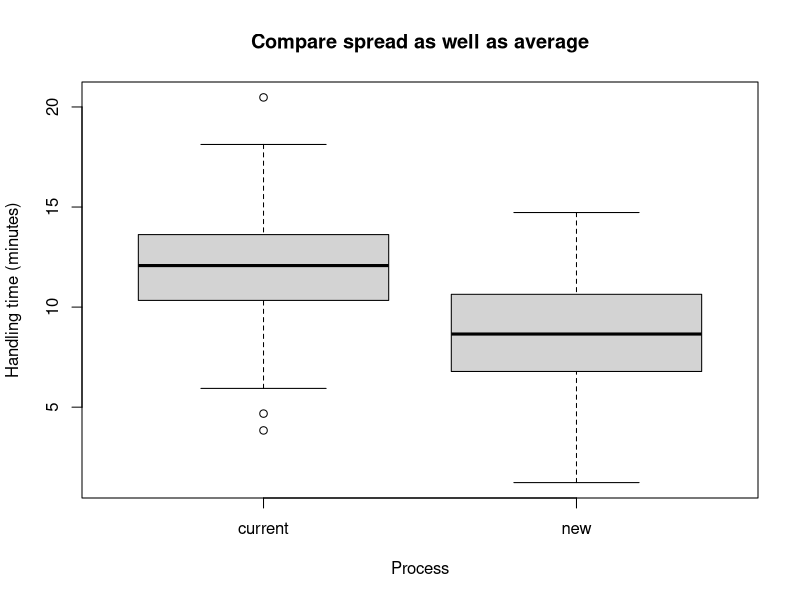
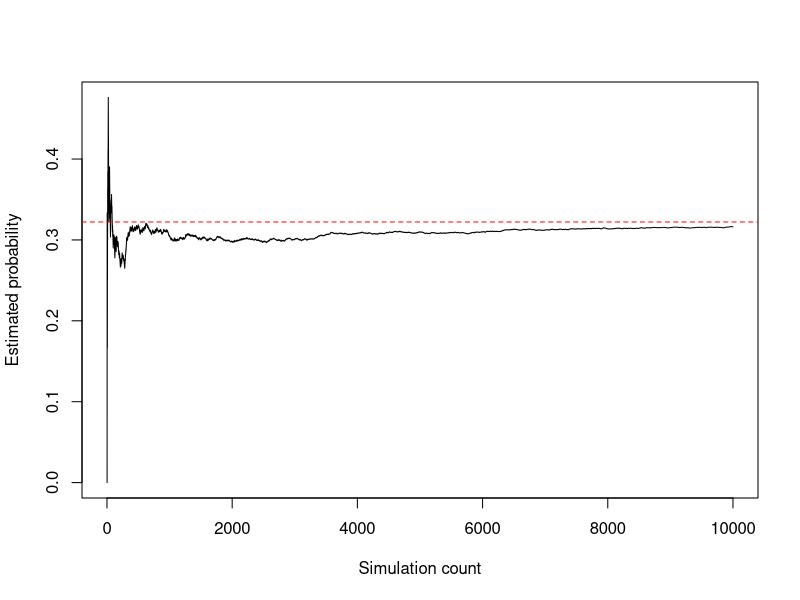
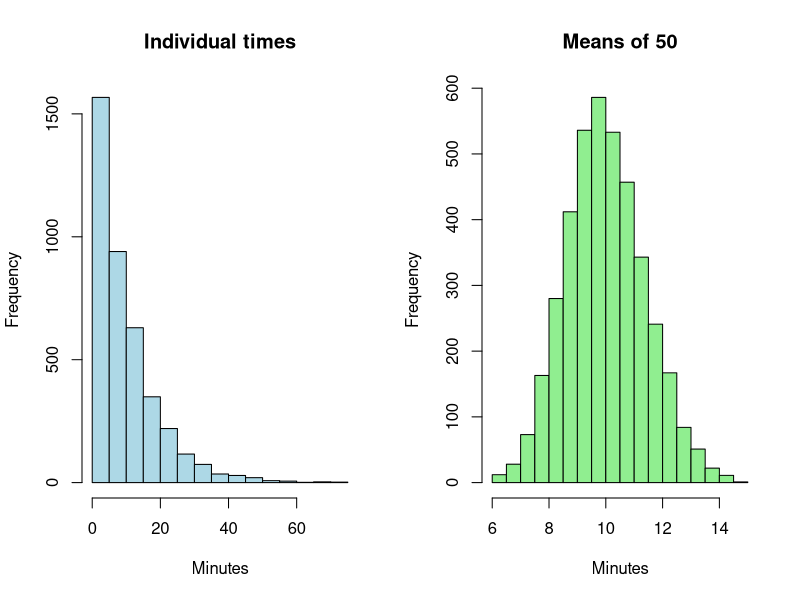

These figures' R source, in order:
## ---- chunk 1
packages <- c("rmarkdown", "knitr", "rpart", "class", "nnet", "e1071")
user_library <- file.path(path.expand("~"), "R", "library", paste(R.version$major, R.version$minor, sep = "."))
dir.create(user_library, recursive = TRUE, showWarnings = FALSE)
.libPaths(unique(c(user_library, .libPaths())))
options(repos = c(CRAN = "https://cloud.r-project.org"), timeout = 300)

missing <- packages[!vapply(packages, requireNamespace, logical(1), quietly = TRUE)]
if (length(missing)) install.packages(missing, lib = user_library)

have <- setNames(vapply(packages, requireNamespace, logical(1), quietly = TRUE), packages)
invisible(lapply(packages[have], library, character.only = TRUE))
print(data.frame(package = packages, installed = unname(have)))
## ---- chunk 2
options(width=100, digits=5)
# All fixtures are synthetic. These seeds reproduce the supplied teaching examples.
set.seed(2601)
support <- data.frame(ticket_id=1:240,
                      process=factor(rep(c("current","new"),each=120),levels=c("current","new")),
                      issue=factor(sample(c("billing","technical","account"),240,replace=TRUE)))
support$minutes <- pmax(1,rnorm(240,mean=ifelse(support$process=="new",9,12),sd=3))
support$satisfied <- factor(rbinom(240,1,ifelse(support$process=="new",.85,.75)),levels=0:1,labels=c("no","yes"))
set.seed(2602)
shops <- data.frame(shop_id=1:30,before=rnorm(30,500,60))
shops$after <- shops$before-rnorm(30,25,18)
set.seed(2603)
energy <- data.frame(shop_id=1:240,temp=runif(240,15,35))
energy$price <- .20+.004*(energy$temp-15)+rnorm(240,0,.01)
energy$demand <- 300+12*(energy$temp-25)-500*(energy$price-.24)+rnorm(240,0,15)
set.seed(2604)
subscribers <- data.frame(customer_id=1:900,complaints=rpois(900,.8),tenure=runif(900,1,36))
p <- plogis(-1+.9*subscribers$complaints-.05*subscribers$tenure)
subscribers$churn <- factor(rbinom(900,1,p),levels=0:1,labels=c("stay","leave"))
set.seed(2605)
sales <- data.frame(month=1:30,sales=100+3*(1:30)+rnorm(30,0,5))
print(data.frame(dataset=c("support","shops","energy","subscribers","sales"),
                 rows=c(nrow(support),nrow(shops),nrow(energy),nrow(subscribers),nrow(sales))))
## ---- chunk 3
aggregate(minutes ~ process, support, function(x)
  c(n=length(x), mean=mean(x), median=median(x), SD=sd(x)))
boxplot(minutes ~ process, data=support,
        ylab="Handling time (minutes)", xlab="Process",
        main="Compare spread as well as average")
## ---- chunk 4
service_counts <- table(process=support$process,satisfied=support$satisfied)
service_counts
round(prop.table(service_counts,margin=1),3)
round(prop.table(service_counts,margin=2),3)
## ---- chunk 5
csv_text <- "order_id,channel,revenue
1,web,80
2,store,120
3,web,
4,store,60"
imported <- read.csv(text=csv_text,na.strings="")
imported$channel <- factor(imported$channel)
str(imported)
subset(imported,is.na(revenue))
known_orders <- subset(imported,!is.na(revenue))
aggregate(revenue~channel,data=known_orders,FUN=mean)
## ---- chunk 6
service_counts <- table(process=support$process,satisfied=support$satisfied)
service_counts
round(prop.table(service_counts,margin=1),3)
round(prop.table(service_counts,margin=2),3)
## ---- chunk 7
data.frame(capacity=3:8,
           chance_exceeding=pbinom(3:8,size=50,prob=.10,lower.tail=FALSE))
data.frame(planning_probability=.95,
           cancellations_95th_percentile=qbinom(.95,size=50,prob=.10))
## ---- chunk 8
tab <- matrix(c(60,140,40,760),nrow=2,byrow=TRUE,
              dimnames=list(complaint=c("yes","no"),outcome=c("churn","stay")))
print(tab)
print("------------")
print(c(p_churn=sum(tab[,"churn"])/sum(tab),
        p_churn_given_complaint=tab["yes","churn"]/sum(tab["yes",]),
        p_complaint_given_churn=tab["yes","churn"]/sum(tab[,"churn"])))
print(prop.table(tab,margin=1))
## ---- chunk 9
prior <- .01; sensitivity <- .8; false_positive <- .05
true_alert <- prior*sensitivity
false_alert <- (1-prior)*false_positive
posterior <- true_alert/(true_alert+false_alert)
print(c(expected_true_alerts=10000*true_alert, expected_false_alerts=10000*false_alert, posterior=posterior))
print(c(review_value=120*posterior-8))
## ---- chunk 10
cost <- c(0,100,200); p <- c(.2,.5,.3)
mu <- sum(cost*p); variance <- sum((cost-mu)^2*p)
print(c(mean=mu, variance=variance, sd=sqrt(variance)))
print(c(var_scaled=4*variance, mean_shifted=2*mu+10))
x <- c(1,2,3,4); y <- c(2,5,5,8)
print(c(sample_cov=cov(x,y), correlation=cor(x,y)))
stopifnot(sum(p)==1, variance==4900)
## ---- chunk 11
print(c(exactly3=dbinom(3,size=10,prob=.2),
        more_than2=pbinom(2,10,.2,lower.tail=FALSE),
        poisson_over2=ppois(2,lambda=4,lower.tail=FALSE)))
print(c(normal_90_to110=pnorm(110,100,15)-pnorm(90,100,15),
        normal_95th=qnorm(.95,100,15)))
set.seed(101); print(rbinom(8,size=1,prob=.2))
## ---- chunk 12
set.seed(102)
B <- 10000
counts <- rbinom(B,10,.2)
hit <- counts>=3
estimate <- mean(hit)
mc_se <- sqrt(estimate*(1-estimate)/B)
print(c(simulated=estimate, exact=pbinom(2,10,.2,lower.tail=FALSE), MC_SE=mc_se))
running <- cumsum(hit)/seq_along(hit)
plot(running,type="l",xlab="Simulation count",ylab="Estimated probability")
abline(h=pbinom(2,10,.2,lower.tail=FALSE),col="red",lty=2)
## ---- chunk 13
set.seed(103)
means1 <- replicate(4000,mean(rexp(1,rate=.1)))
means50 <- replicate(4000,mean(rexp(50,rate=.1)))
print(rbind(n1=c(mean=mean(means1),sd=sd(means1),theory_SE=10),
            n50=c(mean=mean(means50),sd=sd(means50),theory_SE=10/sqrt(50))))
par(mfrow=c(1,2))
hist(means1,main="Individual times",xlab="Minutes",col="lightblue")
hist(means50,main="Means of 50",xlab="Minutes",col="lightgreen")
par(mfrow=c(1,1))
## ---- chunk 14
bills <- c(80,90,100,110,120)
n <- length(bills)
m <- mean(bills)
s <- sd(bills)
se <- s/sqrt(n)
ci <- m + c(-1,1)*qt(.975,df=n-1)*se
print(c(n=n,mean=m,SD=s,SE=se,lower=ci[1],upper=ci[2]))
print(t.test(bills)$conf.int)
stopifnot(max(abs(ci-t.test(bills)$conf.int))<1e-10)
## ---- chunk 15
test <- t.test(bills,mu=95,alternative="two.sided")
t_manual <- (mean(bills)-95)/(sd(bills)/sqrt(length(bills)))
p_manual <- 2*pt(-abs(t_manual),df=length(bills)-1)
print(c(t=t_manual,p=p_manual,reject_at_05=p_manual<.05))
print(test$conf.int)
stopifnot(abs(p_manual-test$p.value)<1e-12)
## ---- chunk 16
before <- c(100,120,140,160,180,200)
after <- before-c(5,8,9,4,8,8)
change <- after-before
paired_test <- t.test(after,before,paired=TRUE)
independent_test <- t.test(after,before) # Welch, only appropriate for independent units
print(change)
print(c(mean_change=mean(change),paired_p=paired_test$p.value,
        independent_p=independent_test$p.value))
print(paired_test$conf.int)
## ---- chunk 17
fraud <- c("no", "no", "no", "yes", "yes", "no", "no", "no")
alert <- c("no", "no", "yes", "yes", "yes", "no", "no", "no")
counts <- table(Fraud = fraud, Alert = alert)
counts
round(prop.table(counts, margin = 2), 3)
## ---- chunk 18
knitr::opts_chunk$set(echo = TRUE, warning = TRUE, message = FALSE,
                      fig.width = 8, fig.height = 4.5, cache = FALSE,
                      error = FALSE)
options(width = 95, digits = 4, stringsAsFactors = FALSE)
set.seed(9001)
## ---- chunk 19
